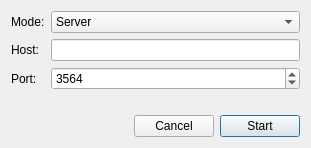
<?xml version="1.0" encoding="UTF-8"?>
<ui version="4.0">
 <class>StartupWindow</class>
 <widget class="QMainWindow" name="StartupWindow">
  <property name="geometry">
   <rect>
    <x>0</x>
    <y>0</y>
    <width>311</width>
    <height>148</height>
   </rect>
  </property>
  <property name="sizePolicy">
   <sizepolicy hsizetype="Preferred" vsizetype="Preferred">
    <horstretch>0</horstretch>
    <verstretch>0</verstretch>
   </sizepolicy>
  </property>
  <property name="contextMenuPolicy">
   <enum>Qt::NoContextMenu</enum>
  </property>
  <property name="windowTitle">
   <string>NetCheckers</string>
  </property>
  <property name="locale">
   <locale language="English" country="UnitedStates"/>
  </property>
  <property name="dockOptions">
   <set>QMainWindow::AnimatedDocks</set>
  </property>
  <widget class="QWidget" name="centralWidget">
   <property name="sizePolicy">
    <sizepolicy hsizetype="Preferred" vsizetype="Preferred">
     <horstretch>0</horstretch>
     <verstretch>0</verstretch>
    </sizepolicy>
   </property>
   <layout class="QVBoxLayout" name="verticalLayout">
    <item>
     <layout class="QFormLayout" name="formLayout">
      <property name="sizeConstraint">
       <enum>QLayout::SetDefaultConstraint</enum>
      </property>
      <item row="0" column="0">
       <widget class="QLabel" name="modeLabel">
        <property name="text">
         <string>Mode:</string>
        </property>
       </widget>
      </item>
      <item row="0" column="1">
       <widget class="QComboBox" name="modeComboBox">
        <item>
         <property name="text">
          <string>Server</string>
         </property>
        </item>
        <item>
         <property name="text">
          <string>Client</string>
         </property>
        </item>
       </widget>
      </item>
      <item row="1" column="0">
       <widget class="QLabel" name="hostLabel">
        <property name="text">
         <string>Host:</string>
        </property>
       </widget>
      </item>
      <item row="1" column="1">
       <widget class="QLineEdit" name="hostLineEdit"/>
      </item>
      <item row="2" column="0">
       <widget class="QLabel" name="portLabel">
        <property name="text">
         <string>Port:</string>
        </property>
       </widget>
      </item>
      <item row="2" column="1">
       <widget class="QSpinBox" name="portSpinBox">
        <property name="minimum">
         <number>1</number>
        </property>
        <property name="maximum">
         <number>65536</number>
        </property>
        <property name="value">
         <number>3564</number>
        </property>
       </widget>
      </item>
     </layout>
    </item>
    <item>
     <layout class="QHBoxLayout" name="horizontalLayout">
      <item>
       <spacer name="horizontalSpacer">
        <property name="orientation">
         <enum>Qt::Horizontal</enum>
        </property>
        <property name="sizeHint" stdset="0">
         <size>
          <width>40</width>
          <height>20</height>
         </size>
        </property>
       </spacer>
      </item>
      <item>
       <widget class="QPushButton" name="cancelButton">
        <property name="text">
         <string>Cancel</string>
        </property>
        <property name="shortcut">
         <string>Esc</string>
        </property>
       </widget>
      </item>
      <item>
       <widget class="QPushButton" name="startButton">
        <property name="text">
         <string>Start</string>
        </property>
        <property name="shortcut">
         <string>Return</string>
        </property>
        <property name="default">
         <bool>true</bool>
        </property>
       </widget>
      </item>
     </layout>
    </item>
   </layout>
  </widget>
 </widget>
 <layoutdefault spacing="6" margin="11"/>
 <resources/>
 <connections>
  <connection>
   <sender>cancelButton</sender>
   <signal>clicked()</signal>
   <receiver>StartupWindow</receiver>
   <slot>close()</slot>
   <hints>
    <hint type="sourcelabel">
     <x>164</x>
     <y>118</y>
    </hint>
    <hint type="destinationlabel">
     <x>90</x>
     <y>122</y>
    </hint>
   </hints>
  </connection>
 </connections>
</ui>
